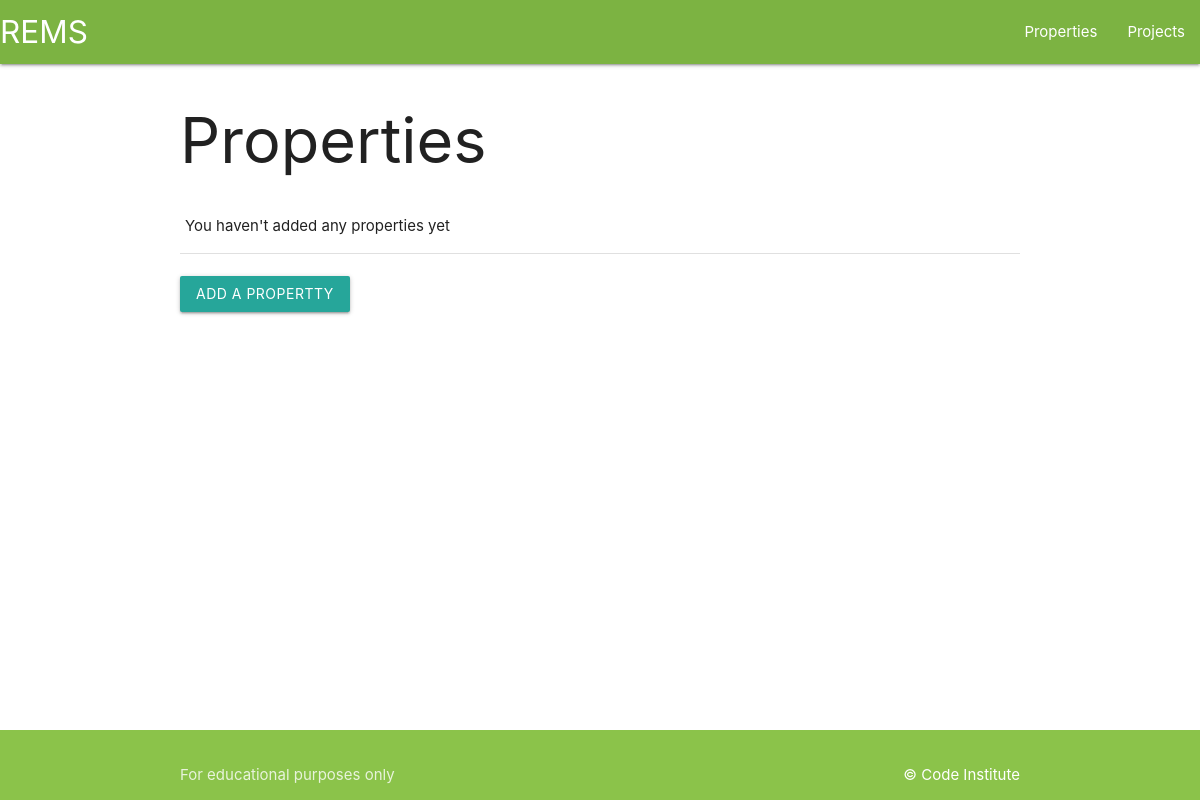
The app's page /, older data.
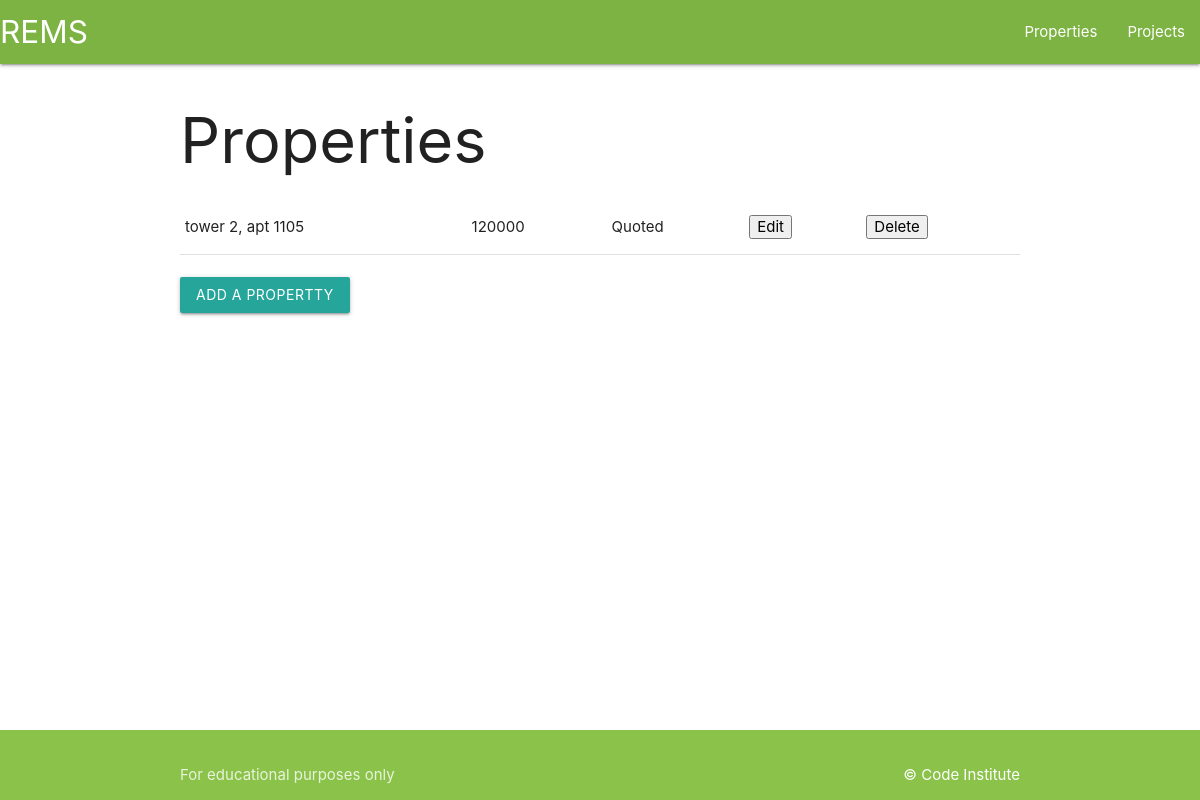
The same page, newer data.
### todo/models.py (models this page shows, shortened)
class Property(models.Model):
    PropertyStatus= models.TextChoices("PropertyStatus", "Available Quoted Reserved Rejected Sold")
    property_number = models.CharField(max_length=50, null=False, blank=False)
    Status = models.CharField(blank=True, choices=PropertyStatus.choices, max_length=10)
    Price = models.IntegerField(null=False, blank=False)
    last_modified = models.DateField(auto_now=True)
    project_id = models.ForeignKey(Project, on_delete=models.CASCADE)

### todo/views.py (the view)
# urls.py: path('', views.get_todo_list, name='home'),
def get_todo_list(request):
    properties = Property.objects.all()
    context = {
        'properties': properties
    }
    return render(request, 'todo/todo_list.html', context)

### todo/templates/todo/todo_list.html (shortened to what this page needs)
<!DOCTYPE html>
<html lang="en">
<head>
    <link rel="stylesheet" href="https://cdnjs.cloudflare.com/ajax/libs/font-awesome/6.4.0/css/all.min.css" />
    <link rel="stylesheet" href="https://cdnjs.cloudflare.com/ajax/libs/materialize/1.0.0/css/materialize.min.css" type="text/css">
    <link rel="stylesheet" href="/static/css/style.css" type="text/css">
</head>
<body>
    <header>
        <nav class="light-green darken-1">
            <div class="nav-wrapper">
              <a href="properties" class="brand-logo">REMS</a>
              <ul class="right hide-on-med-and-down">
                <li><a href="properties">Properties</a></li>
                <li><a href="projects">Projects</a></li>
              </ul>
            </div>
          </nav>
    </header>
    <main class="container">
        <h1>Properties</h1>
        <table>
            {% for property in properties %}
                <tr>
                    <td>{{ property.property_number }}</td>
                    <td>{{ property.Price }}</td>
                    <td>{{ property.Status }}</td>
                    <td>
                        <a href="/edit/{{ property.id }}">
                            <button>Edit</button>
                        </a>
                    </td>
                    <td>
                        <a href="/delete/{{ property.id }}">
                            <button>Delete</button>
                        </a>
                    </td>
                </tr>
            {% empty %}
            <tr><td>You haven't added any properties yet</td></tr>
            {% endfor %}
        </table>
        <br>
        <a class="waves-effect waves-light btn" href="/add">Add a propertty</a>
    </main>
    <footer class="page-footer light-green">
        <div class="footer-copyright light-green">
          <div class="container">
          For educational purposes only
          <a class="white-text right" href="https://codeinstitute.net" target="_blank">&copy; Code Institute</a>
          </div>
        </div>
      </footer>
</body>
</html>

Row changes from the older to the newer data that the page shows:
added Property: property_number "tower 2, apt 1105", Price "120000", Status "Quoted"
Text that changed along with them:
text no longer shown: "You haven't added any properties yet"
